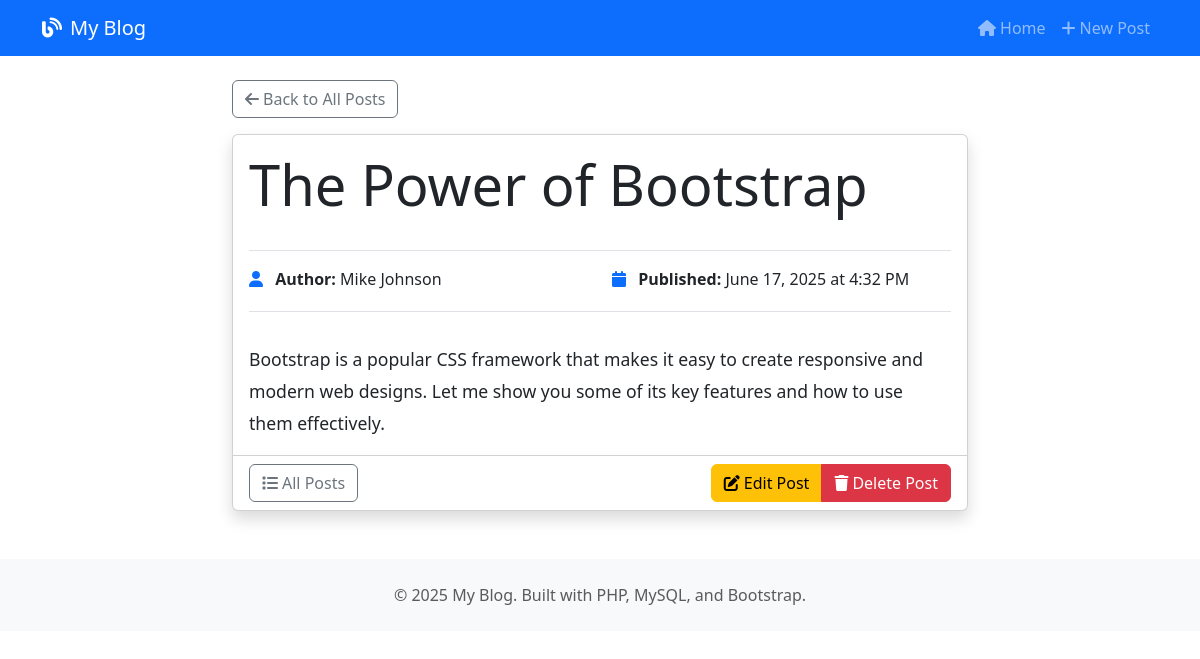
Screenshot of /view.php?id=3 with the database file from the repository.
### tables this page shows
CREATE TABLE IF NOT EXISTS posts (
    id INT AUTO_INCREMENT PRIMARY KEY,
    title VARCHAR(255) NOT NULL,
    content TEXT NOT NULL,
    author VARCHAR(100) NOT NULL,
    created_at TIMESTAMP DEFAULT CURRENT_TIMESTAMP,
    updated_at TIMESTAMP DEFAULT CURRENT_TIMESTAMP ON UPDATE CURRENT_TIMESTAMP
);

### view.php (the view, shortened to what this page needs)
<?php
require_once 'db.php';
$id = $_GET['id'] ?? null;
try {
    $stmt = $pdo->prepare("SELECT * FROM posts WHERE id = ?");
    $stmt->execute([$id]);
    $post = $stmt->fetch();
} catch(PDOException $e) {
    die("Error fetching post: " . $e->getMessage());
}
?>
<!DOCTYPE html>
<html lang="en">
<head>
    <link href="https://cdn.jsdelivr.net/npm/bootstrap@5.3.0/dist/css/bootstrap.min.css" rel="stylesheet">
    <link rel="stylesheet" href="https://cdnjs.cloudflare.com/ajax/libs/font-awesome/6.0.0/css/all.min.css">
</head>
<body>
    <nav class="navbar navbar-expand-lg navbar-dark bg-primary">
        <div class="container">
            <a class="navbar-brand" href="index.php">
                <i class="fas fa-blog me-2"></i>My Blog
            </a>
            <div class="navbar-nav ms-auto">
                <a class="nav-link" href="index.php">
                    <i class="fas fa-home me-1"></i>Home
                </a>
                <a class="nav-link" href="create.php">
                    <i class="fas fa-plus me-1"></i>New Post
                </a>
            </div>
        </div>
    </nav>
    <div class="container mt-4">
        <div class="row justify-content-center">
            <div class="col-lg-8">
                <div class="mb-3">
                    <a href="index.php" class="btn btn-outline-secondary">
                        <i class="fas fa-arrow-left me-1"></i>Back to All Posts
                    </a>
                </div>
                <article class="card shadow">
                    <div class="card-body">
                        <h1 class="display-4 mb-3"><?php echo htmlspecialchars($post['title']); ?></h1>
                        <div class="post-meta">
                            <div class="row">
                                <div class="col-md-6">
                                    <p class="mb-1">
                                        <i class="fas fa-user text-primary me-2"></i>
                                        <strong>Author:</strong> <?php echo htmlspecialchars($post['author']); ?>
                                    </p>
                                </div>
                                <div class="col-md-6">
                                    <p class="mb-1">
                                        <i class="fas fa-calendar text-primary me-2"></i>
                                        <strong>Published:</strong> <?php echo date('F j, Y \a\t g:i A', strtotime($post['created_at'])); ?>
                                    </p>
                                </div>
                            </div>
                        </div>
                        <div class="post-content">
                            <?php echo nl2br(htmlspecialchars($post['content'])); ?>
                        </div>
                    </div>
                    <div class="card-footer bg-transparent">
                        <div class="d-flex justify-content-between align-items-center">
                            <div>
                                <a href="index.php" class="btn btn-outline-secondary">
                                    <i class="fas fa-list me-1"></i>All Posts
                                </a>
                            </div>
                            <div class="btn-group" role="group">
                                <a href="edit.php?id=<?php echo $post['id']; ?>" class="btn btn-warning">
                                    <i class="fas fa-edit me-1"></i>Edit Post
                                </a>
                                <a href="delete.php?id=<?php echo $post['id']; ?>" class="btn btn-danger"
                                   onclick="return confirm('Are you sure you want to delete this post? This action cannot be undone.')">
                                    <i class="fas fa-trash me-1"></i>Delete Post
                                </a>
                            </div>
                        </div>
                    </div>
                </article>
            </div>
        </div>
    </div>
    <footer class="bg-light mt-5 py-4">
        <div class="container text-center">
            <p class="text-muted mb-0">&copy; 2025 My Blog. Built with PHP, MySQL, and Bootstrap.</p>
        </div>
    </footer>
</body>
</html>

### view.php (style rules this page uses)
.post-content { line-height: 1.8; font-size: 1.1rem; }
.post-meta { border-top: 1px solid #dee2e6; border-bottom: 1px solid #dee2e6; padding: 1rem 0; margin: 2rem 0; }

### rows the page displays
posts: title "The Power of Bootstrap", author "Mike Johnson", created_at "June 17, 2025 at 4:32 PM", content "Bootstrap is a popular CSS framework that makes it easy to create responsive and modern web designs. Let me show you some of its key features and how to use them effectively."
